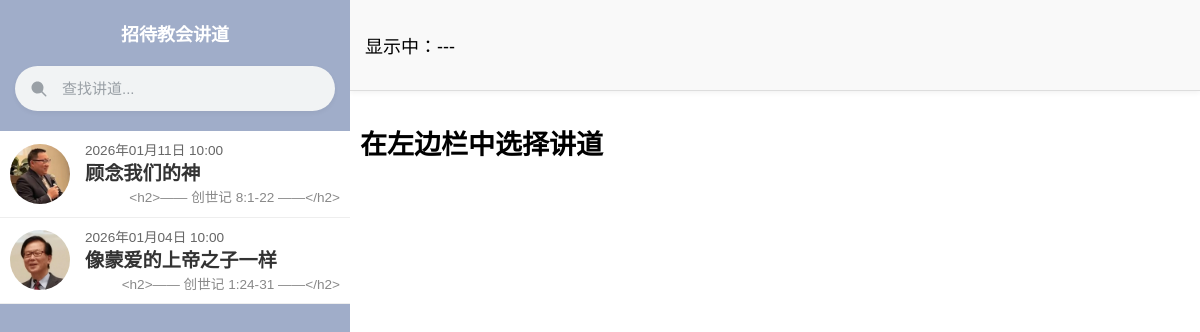
The app's page /, older data.
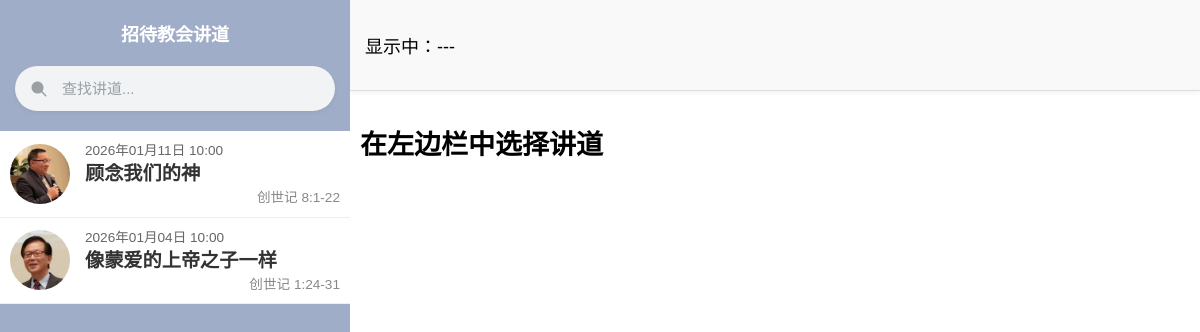
The same page, newer data.
### articles/models.py (models this page shows, shortened)
class SermonArticle(models.Model):
    id = models.CharField(
        primary_key=True,
        max_length=16,
        default=generate_id,
        editable=False
    )
    member = models.ForeignKey(
        Member,
        on_delete=models.SET_NULL,
        null=True,
        blank=True,
        db_column='member_id',
        verbose_name="説教者/著者"
    )
    content_title = models.CharField(max_length=255, blank=True, null=True, verbose_name="タイトル")
    content_summary = models.TextField(blank=True, null=True, verbose_name="要約")
    content_scripture = models.TextField(blank=True, null=True, verbose_name="聖書箇所")
    content_sermon_original = models.TextField(blank=True, null=True, verbose_name="原文")
    content_sermon_translate = models.TextField(blank=True, null=True, verbose_name="翻訳")
    content_tips = models.TextField(blank=True, null=True, verbose_name="Tips")
    language = models.CharField(max_length=2, blank=True, null=True, verbose_name="言語")
    sermon_at = models.DateTimeField(verbose_name="説教日時")
    updated_at = models.DateTimeField(auto_now=True, verbose_name="更新日時")
    created_at = models.DateTimeField(auto_now_add=True, verbose_name="作成日時")
    class Meta:
        db_table = 'sermon_article'
        verbose_name = '説教記事'
        verbose_name_plural = '説教記事'

class Member(models.Model):
    GENDER_CHOICES = [
        ('male', '男性'),
        ('female', '女性'),
        ('other', 'その他'),
    ]
    ROLE_CHOICES = [
        ('pastor', '牧師'),
        ('evangelist', '伝道師'),
        ('elder', '長老'),
        ('deacon', '執事'),
        ('staff', 'スタッフ'),
        ('volunteer', 'ボランティア'),
    ]
    name = models.CharField(max_length=100, verbose_name="氏名")
    kana = models.CharField(max_length=100, blank=True, null=True, verbose_name="カナ")
    gender = models.CharField(max_length=10, choices=GENDER_CHOICES, blank=True, null=True, verbose_name="性別")
    image = models.ImageField(upload_to='members/', blank=True, null=True, verbose_name="写真")
    birth_date = models.DateField(blank=True, null=True, verbose_name="生年月日")
    role = models.CharField(max_length=20, choices=ROLE_CHOICES, verbose_name="役割")
    join_date = models.DateField(blank=True, null=True, verbose_name="入会日")
    baptism_date = models.DateField(blank=True, null=True, verbose_name="洗礼日")
    phone = models.CharField(max_length=20, blank=True, null=True, verbose_name="電話番号")
    email = models.EmailField(blank=True, null=True, verbose_name="メールアドレス")
    address = models.TextField(blank=True, null=True, verbose_name="住所")
    notes = models.TextField(blank=True, null=True, verbose_name="備考")
    class Meta:
        db_table = 'members' # テーブル名を指定
        verbose_name = 'メンバー'
        verbose_name_plural = 'メンバー'

### articles/views.py (the view)
# urls.py: path('', views.index, name='index'),
@admin.display(
    boolean=True,
    description="讲道标题"
)
def index(request):
    user_agent = request.META.get('HTTP_USER_AGENT', '')
    mobile_patterns = "Mobile|iP(hone|od|ad)|Android|BlackBerry|IEMobile|Kindle|NetFront|Silk-Accelerated|(hpw|web)OS|Fennec|Minimo|Opera M(obi|ini)|Blazer|Dolfin|Dolphin|Skyfire|Zune"
    is_mobile = re.search(mobile_patterns, user_agent) is not None
    articles = SermonArticle.objects.select_related('member').all().order_by('-sermon_at')
    return render(request, 'index.html', {
        'articles': articles,
        'is_mobile': is_mobile
    })

### articles/templates/index.html (shortened to what this page needs)
{% load static %}
<!DOCTYPE html>
<html lang="ja">
  <head>
     <link rel="stylesheet" href="{% static 'articles/css/sermon_article.css' %}">
  </head>
  <body class="{% if is_mobile %}mobile-view{% else %}pc-view{% endif %}">
    <div class="sidebar" id="sidebar">
      <div class="brand-header">招待教会讲道</div>
      <div class="search-container">
        <div class="search-box-wrapper">
          <input
            type="search"
            id="search-Input"
            class="s-input"
            placeholder="查找讲道..."
          />
        </div>
      </div>
      <div id="articleList" class="article-list-container">
      {% for article in articles %}
        <div class="article-item" onclick="loadDetail('{{ article.id }}')">
          <div class="list-image-container">
              {% if article.member and article.member.image %}
                <img src="static/articles/images{{ article.member.image.url }}" alt="{{ article.member.name }}">
              {% else %}
                <img src="{% static 'articles/images/default_user.png' %}" alt="No Image">
              {% endif %}
          </div>
          <div class="list-content">
            <div class="list-meta">
              <div style="color: #666; font-size: 0.85rem; line-height: 1.4;">
                {{ article.sermon_at|date:"Y年m月d日 H:i" }}
              </div>
            </div>
            <div class="list-title" style="margin-top: 2px;">
              {{ article.content_title }}
            </div>
            <div style="margin-top: 2px; text-align: right; color: #888; font-size: 0.85rem; line-height: 1.3; display: -webkit-box; -webkit-line-clamp: 2; -webkit-box-orient: vertical; overflow: hidden;">
              {{ article.content_summary }}
            </div>
          </div>
        </div>
      {% endfor %}
      </div>
    </div>
    <div class="content-area">
      <div class="status-bar" id="status-text">显示中：---</div>
        <div id="displayArea" class="disp_area">
          <h2 class="text-muted card_title1">
              {% if is_mobile %}
                  在搜索框选择讲道
              {% else %}
                  在左边栏中选择讲道
              {% endif %}
          </h2>
        </div>
    </div>
</body>
</html>

### articles/static/articles/css/sermon_article.css (style rules this page uses)
body { margin: 0; display: flex; height: 100vh; font-family: 'Microsoft YaHei', 'PingFang SC', sans-serif; font-size: 18px; overflow: hidden; background: #a0adc9; }
.sidebar { width: 350px; background-color: var(--sidebar-bg); color: #fff; display: flex; flex-direction: column; flex-shrink: 0; overflow: auto; z-index: 100; }
.content-area { flex: 1; display: flex; flex-direction: column; background: #fff; overflow: hidden; }
.disp_area { overflow: auto; flex: 1; padding: 10px; }
.brand-header { padding: 20px; text-align: center; border-bottom: 1px solid var(--border-color); font-weight: bold; }
.search-container { padding: 15px; }
.search-box-wrapper { position: relative; width: 100%; display: flex; align-items: center; }
.s-input { width: 100%; padding: 12px 35px 12px 45px; border-radius: 50px; background: #f1f3f4; color: #333; box-sizing: border-box; font-size: 15px; border: 2px solid transparent; outline: none; transition: all 0.3s ease; box-shadow: 0 2px 5px rgba(0,0,0,0.05); }
.status-bar { display: flex !important; align-items: center !important; flex-direction: row !important; flex-shrink: 0; z-index: 10; background: #f9f9f9; box-shadow: 0 2px 5px rgba(0,0,0,0.05); border-bottom: 1px solid #ddd; height: auto !important; min-height: 70px; padding: 10px 15px; overflow: hidden; }
.article-item { display: flex; align-items: center; padding: 10px; border-bottom: 1px solid #eee; cursor: pointer; background-color: #fff; }
.list-image-container { position: relative; overflow: visible !important; width: 60px; height: 60px; margin-right: 15px; flex-shrink: 0; }
.list-image-container img { width: 100%; height: 100%; object-fit: cover; border-radius: 50%; }
.list-content { flex-grow: 1; display: flex; flex-direction: column; justify-content: center; }
.list-meta { font-size: 0.8rem; color: #666; line-height: 1.2; }
.list-title { font-size: 1.2rem; font-weight: bold; color: #333; line-height: 1.3; }
.search-container { padding: 0 15px 20px 15px; }
.s-input::placeholder { color: #9aa0a6; }

Row changes from the older to the newer data that the page shows:
changed SermonArticle "顾念我们的神": content_summary "<h2>—— 创世记 8:1-22 ——</h2>" → "创世记 8:1-22"
changed SermonArticle "像蒙爱的上帝之子一样": content_summary "<h2>—— 创世记 1:24-31 ——</h2>" → "创世记 1:24-31"
